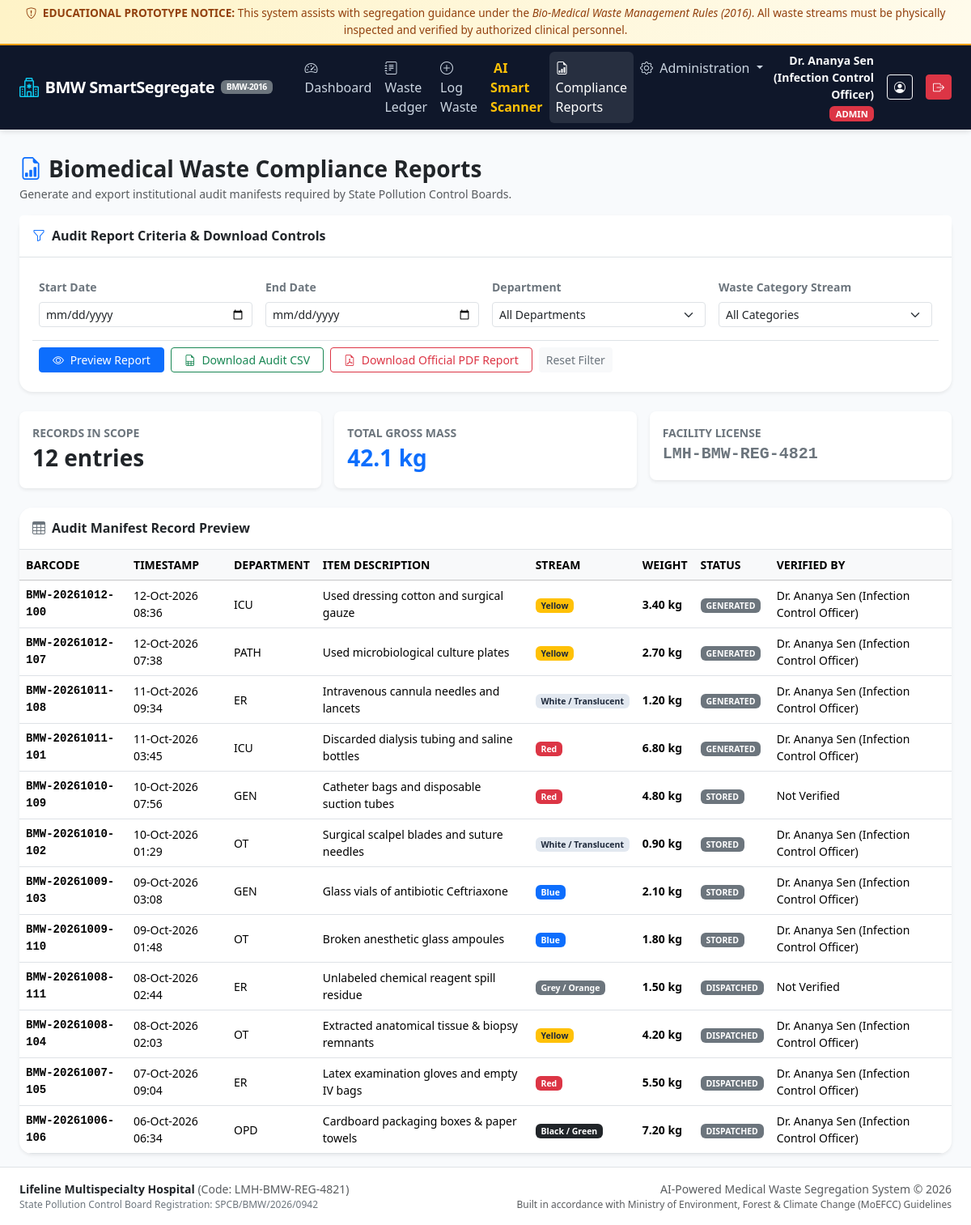
The app's page /reports (signed in), older data.
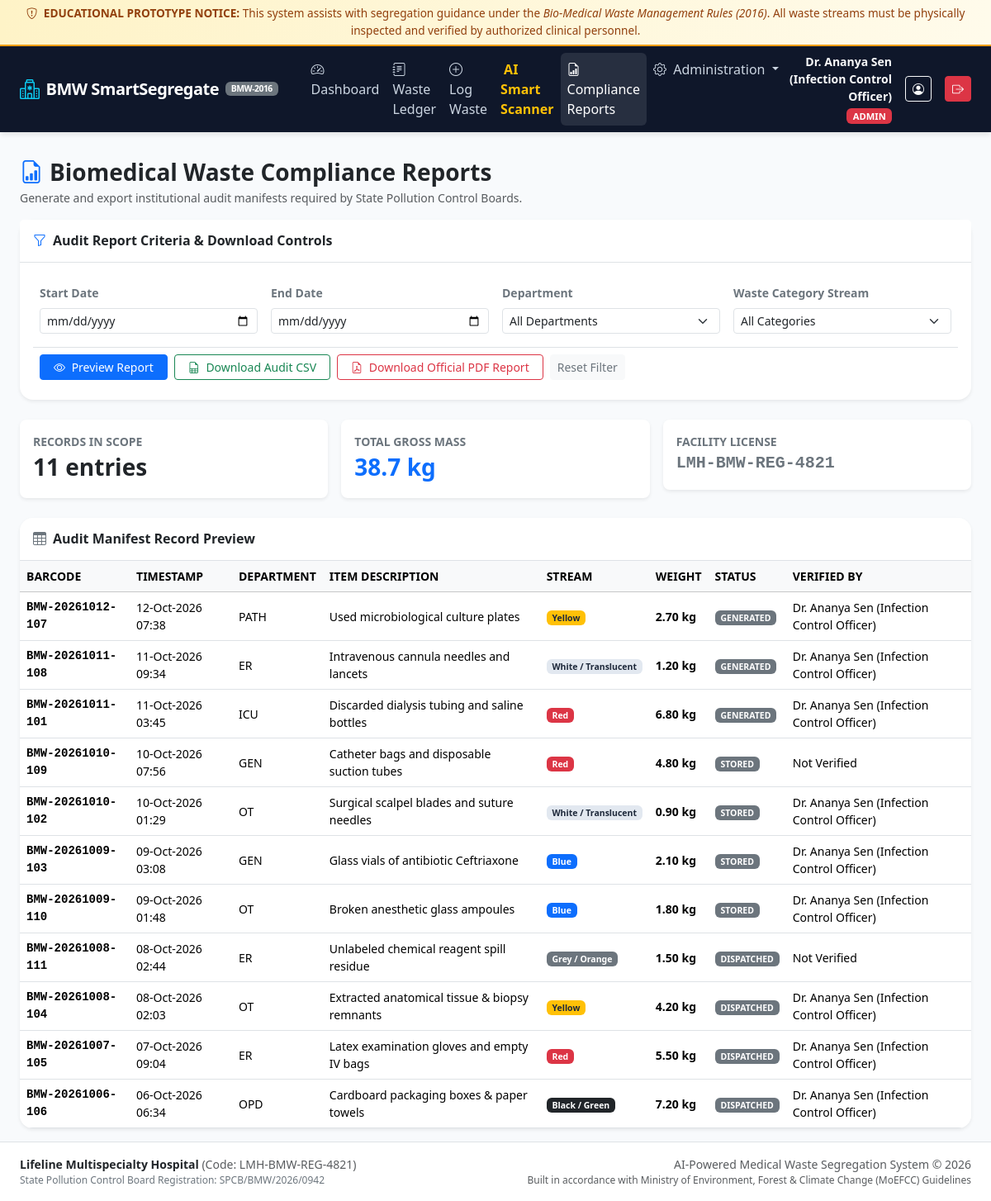
The same page, newer data.
### app/models/user.py (models this page shows, shortened)
class User(UserMixin, db.Model):
    __tablename__ = "users"
    ROLE_ADMIN = "ADMIN"
    ROLE_STAFF = "STAFF"
    id = db.Column(db.Integer, primary_key=True)
    username = db.Column(db.String(64), unique=True, nullable=False, index=True)
    email = db.Column(db.String(120), unique=True, nullable=False, index=True)
    password_hash = db.Column(db.String(256), nullable=False)
    full_name = db.Column(db.String(120), nullable=False)
    role = db.Column(db.String(20), nullable=False, default=ROLE_STAFF)
    is_active = db.Column(db.Boolean, default=True, nullable=False)
    created_at = db.Column(db.DateTime, default=datetime.utcnow, nullable=False)
    logged_records = db.relationship("WasteRecord", backref="logger", foreign_keys="WasteRecord.logged_by_id", lazy="dynamic")
    verified_records = db.relationship("WasteRecord", backref="verifier", foreign_keys="WasteRecord.verified_by_id", lazy="dynamic")
    feedbacks = db.relationship("PredictionFeedback", backref="user", lazy="dynamic")
    @property
    def is_admin_user(self) -> bool:
        return self.role == self.ROLE_ADMIN

### app/models/waste_record.py (models this page shows, shortened)
class WasteRecord(db.Model):
    __tablename__ = "waste_records"
    STATUS_GENERATED = "GENERATED"
    STATUS_STORED = "STORED"
    STATUS_DISPATCHED = "DISPATCHED"
    id = db.Column(db.Integer, primary_key=True)
    tracking_code = db.Column(db.String(32), unique=True, nullable=False, index=True)
    department_id = db.Column(db.Integer, db.ForeignKey("departments.id"), nullable=False)
    category_id = db.Column(db.Integer, db.ForeignKey("waste_categories.id"), nullable=False)
    logged_by_id = db.Column(db.Integer, db.ForeignKey("users.id"), nullable=False)
    verified_by_id = db.Column(db.Integer, db.ForeignKey("users.id"), nullable=True)
    quantity_kg = db.Column(db.Float, nullable=False)
    item_description = db.Column(db.String(255), nullable=False)
    image_filename = db.Column(db.String(255), nullable=True)
    ai_suggested_category = db.Column(db.String(50), nullable=True)
    ai_confidence = db.Column(db.Float, nullable=True)
    staff_verified = db.Column(db.Boolean, default=False, nullable=False)
    disposal_status = db.Column(db.String(20), default=STATUS_GENERATED, nullable=False)
    dispatch_manifest_no = db.Column(db.String(64), nullable=True)
    dispatch_carrier = db.Column(db.String(128), nullable=True)
    remarks = db.Column(db.Text, nullable=True)
    created_at = db.Column(db.DateTime, default=datetime.utcnow, nullable=False, index=True)
    updated_at = db.Column(db.DateTime, default=datetime.utcnow, onupdate=datetime.utcnow, nullable=False)
    feedbacks = db.relationship("PredictionFeedback", backref="waste_record", lazy="dynamic", cascade="all, delete-orphan")

### app/models/department.py (models this page shows, shortened)
class Department(db.Model):
    __tablename__ = "departments"
    id = db.Column(db.Integer, primary_key=True)
    code = db.Column(db.String(20), unique=True, nullable=False, index=True)
    name = db.Column(db.String(100), nullable=False)
    floor_location = db.Column(db.String(50), nullable=True)
    contact_person = db.Column(db.String(100), nullable=True)
    is_active = db.Column(db.Boolean, default=True, nullable=False)
    created_at = db.Column(db.DateTime, default=datetime.utcnow, nullable=False)
    records = db.relationship("WasteRecord", backref="department", lazy="dynamic")

### app/models/category.py (models this page shows, shortened)
class WasteCategory(db.Model):
    __tablename__ = "waste_categories"
    id = db.Column(db.Integer, primary_key=True)
    code = db.Column(db.String(30), unique=True, nullable=False, index=True)
    name = db.Column(db.String(120), nullable=False)
    bin_color_name = db.Column(db.String(30), nullable=False)
    bin_color_hex = db.Column(db.String(10), nullable=False, default="#ffc107")
    badge_class = db.Column(db.String(50), nullable=False, default="bg-warning text-dark")
    container_type = db.Column(db.String(150), nullable=False)
    treatment_method = db.Column(db.Text, nullable=False)
    permitted_items = db.Column(db.Text, nullable=False)
    prohibited_items = db.Column(db.Text, nullable=False)
    storage_instructions = db.Column(db.Text, nullable=True)
    is_active = db.Column(db.Boolean, default=True, nullable=False)
    created_at = db.Column(db.DateTime, default=datetime.utcnow, nullable=False)
    records = db.relationship("WasteRecord", backref="category", lazy="dynamic")

### app/routes/reports.py (the view)
@reports_bp.route("")
@login_required
def index():
    records = _filter_records_from_request(request)
    total_kg = sum(r.quantity_kg for r in records)
    categories = WasteCategory.query.filter_by(is_active=True).all()
    departments = Department.query.filter_by(is_active=True).all()
    return render_template(
        "reports/index.html",
        records=records,
        total_kg=round(total_kg, 2),
        categories=categories,
        departments=departments,
        current_category=request.args.get("category_id", type=int),
        current_department=request.args.get("department_id", type=int),
        current_status=request.args.get("status", ""),
        current_date_from=request.args.get("date_from", ""),
        current_date_to=request.args.get("date_to", "")
    )

### app/templates/reports/index.html (shortened to what this page needs)
{% extends "base.html" %}
{% block content %}
<div class="d-flex flex-column flex-md-row justify-content-between align-items-md-center mb-3">
  <div>
    <h3 class="fw-bold mb-1 text-dark"><i class="bi bi-file-earmark-bar-graph text-primary me-2"></i>Biomedical Waste Compliance Reports</h3>
    <div class="text-muted small">Generate and export institutional audit manifests required by State Pollution Control Boards.</div>
  </div>
</div>
<div class="card shadow-sm border-0 rounded-4 mb-4">
  <div class="card-header bg-white border-bottom py-3">
    <h6 class="fw-bold mb-0 text-dark"><i class="bi bi-funnel me-2 text-primary"></i>Audit Report Criteria & Download Controls</h6>
  </div>
  <div class="card-body p-4">
    <form method="GET" action="{{ url_for('reports.index') }}" class="row g-3">
      <div class="col-md-3">
        <label class="form-label small fw-semibold text-secondary">Start Date</label>
        <input type="date" name="date_from" class="form-control form-control-sm" value="{{ current_date_from }}">
      </div>
      <div class="col-md-3">
        <label class="form-label small fw-semibold text-secondary">End Date</label>
        <input type="date" name="date_to" class="form-control form-control-sm" value="{{ current_date_to }}">
      </div>
      <div class="col-md-3">
        <label class="form-label small fw-semibold text-secondary">Department</label>
        <select name="department_id" class="form-select form-select-sm">
          <option value="">All Departments</option>
        </select>
      </div>
      <div class="col-md-3">
        <label class="form-label small fw-semibold text-secondary">Waste Category Stream</label>
        <select name="category_id" class="form-select form-select-sm">
          <option value="">All Categories</option>
        </select>
      </div>
      <div class="col-12 d-flex flex-wrap gap-2 pt-2 border-top">
        <button type="submit" class="btn btn-primary btn-sm px-3">
          <i class="bi bi-eye me-1"></i> Preview Report
        </button>
        <a href="{{ url_for('reports.export_csv', date_from=current_date_from, date_to=current_date_to, department_id=current_department, category_id=current_category) }}" class="btn btn-outline-success btn-sm px-3">
          <i class="bi bi-file-earmark-spreadsheet me-1"></i> Download Audit CSV
        </a>
        <a href="{{ url_for('reports.export_pdf', date_from=current_date_from, date_to=current_date_to, department_id=current_department, category_id=current_category) }}" class="btn btn-outline-danger btn-sm px-3">
          <i class="bi bi-file-earmark-pdf me-1"></i> Download Official PDF Report
        </a>
        <a href="{{ url_for('reports.index') }}" class="btn btn-light btn-sm text-secondary">
          Reset Filter
        </a>
      </div>
    </form>
  </div>
</div>
<div class="row g-3 mb-4">
  <div class="col-md-4">
    <div class="card p-3 shadow-sm border-0 rounded-3">
      <div class="small text-secondary fw-semibold text-uppercase">Records in Scope</div>
      <h3 class="fw-bold my-1 text-dark">{{ records|length }} entries</h3>
    </div>
  </div>
  <div class="col-md-4">
    <div class="card p-3 shadow-sm border-0 rounded-3">
      <div class="small text-secondary fw-semibold text-uppercase">Total Gross Mass</div>
      <h3 class="fw-bold my-1 text-primary">{{ total_kg }} kg</h3>
    </div>
  </div>
  <div class="col-md-4">
    <div class="card p-3 shadow-sm border-0 rounded-3">
      <div class="small text-secondary fw-semibold text-uppercase">Facility License</div>
      <h5 class="fw-bold my-1 text-secondary font-monospace">{{ hospital_code }}</h5>
    </div>
  </div>
</div>
<div class="card shadow-sm border-0 rounded-4 overflow-hidden">
  <div class="card-header bg-white border-bottom py-3">
    <h6 class="fw-bold mb-0 text-dark"><i class="bi bi-table me-2 text-secondary"></i>Audit Manifest Record Preview</h6>
  </div>
  <div class="table-responsive">
    <table class="table table-hover align-middle mb-0 small">
      <thead class="table-light text-secondary">
        <tr>
          <th>BARCODE</th>
          <th>TIMESTAMP</th>
          <th>DEPARTMENT</th>
          <th>ITEM DESCRIPTION</th>
          <th>STREAM</th>
          <th>WEIGHT</th>
          <th>STATUS</th>
          <th>VERIFIED BY</th>
        </tr>
      </thead>
      <tbody>
        {% for r in records %}
        <tr>
          <td class="font-monospace fw-semibold">{{ r.tracking_code }}</td>
          <td>{{ r.created_at.strftime('%d-%b-%Y %H:%M') }}</td>
          <td>{{ r.department.code }}</td>
          <td>{{ r.item_description }}</td>
          <td>
            <span class="badge" style="background-color: {{ r.category.bin_color_hex }}; color: {% if r.category.code in ['WHITE', 'YELLOW'] %}#1e293b{% else %}#ffffff{% endif %};">
              {{ r.category.bin_color_name }}
            </span>
          </td>
          <td class="fw-bold">{{ "%.2f"|format(r.quantity_kg) }} kg</td>
          <td><span class="badge bg-secondary">{{ r.disposal_status }}</span></td>
          <td>{{ r.verifier.full_name if r.verifier else 'Not Verified' }}</td>
        </tr>
        {% else %}
        <tr>
          <td colspan="8" class="text-center py-4 text-muted">No records match the requested report filter criteria.</td>
        </tr>
        {% endfor %}
      </tbody>
    </table>
  </div>
</div>
{% endblock %}

### app/templates/base.html (shortened to what this page needs)
<!DOCTYPE html>
<html lang="en">
<head>
  <link href="https://cdn.jsdelivr.net/npm/bootstrap@5.3.3/dist/css/bootstrap.min.css" rel="stylesheet">
  <link rel="stylesheet" href="https://cdn.jsdelivr.net/npm/bootstrap-icons@1.11.3/font/bootstrap-icons.min.css">
  <link rel="stylesheet" href="{{ url_for('static', filename='css/custom.css') }}">
</head>
<body>
  <div class="safety-disclaimer-banner text-center">
    <div class="container-fluid">
      <i class="bi bi-shield-exclamation me-1"></i>
      <strong>EDUCATIONAL PROTOTYPE NOTICE:</strong> This system assists with segregation guidance under the
      <em>Bio-Medical Waste Management Rules (2016)</em>. All waste streams must be physically inspected and verified by authorized clinical personnel.
    </div>
  </div>
  <nav class="navbar navbar-expand-lg navbar-hospital sticky-top">
    <div class="container-fluid px-4">
      <a class="navbar-brand d-flex align-items-center" href="{{ url_for('dashboard.index') }}">
        <i class="bi bi-hospital fs-4 me-2 text-info"></i>
        <span>BMW SmartSegregate</span>
        <span class="badge bg-secondary ms-2 small" style="font-size: 0.65rem;">BMW-2016</span>
      </a>
      <div class="collapse navbar-collapse" id="navbarMain">
        {% if current_user.is_authenticated %}
        <ul class="navbar-nav me-auto mb-2 mb-lg-0 ms-lg-3">
          <li class="nav-item">
            <a class="nav-link {% if request.endpoint == 'dashboard.index' %}active{% endif %}" href="{{ url_for('dashboard.index') }}">
              <i class="bi bi-speedometer2 me-1"></i> Dashboard
            </a>
          </li>
          <li class="nav-item">
            <a class="nav-link {% if request.endpoint == 'waste.list_records' %}active{% endif %}" href="{{ url_for('waste.list_records') }}">
              <i class="bi bi-journal-text me-1"></i> Waste Ledger
            </a>
          </li>
          <li class="nav-item">
            <a class="nav-link {% if request.endpoint == 'waste.create_record' %}active{% endif %}" href="{{ url_for('waste.create_record') }}">
              <i class="bi bi-plus-circle me-1"></i> Log Waste
            </a>
          </li>
          <li class="nav-item">
            <a class="nav-link text-warning fw-semibold {% if request.endpoint == 'ai.classify_view' %}active{% endif %}" href="{{ url_for('ai.classify_view') }}">
               AI Smart Scanner
            </a>
          </li>
          <li class="nav-item">
            <a class="nav-link {% if request.endpoint == 'reports.index' %}active{% endif %}" href="{{ url_for('reports.index') }}">
              <i class="bi bi-file-earmark-bar-graph me-1"></i> Compliance Reports
            </a>
          </li>
          {% if current_user.is_admin_user %}
          <li class="nav-item dropdown">
            <a class="nav-link dropdown-toggle" href="#" role="button" data-bs-toggle="dropdown">
              <i class="bi bi-gear me-1"></i> Administration
            </a>
          </li>
          {% endif %}
        </ul>
        <div class="d-flex align-items-center gap-3">
          <div class="text-end text-light d-none d-md-block">
            <div class="fw-semibold small">{{ current_user.full_name }}</div>
            <span class="badge {% if current_user.is_admin_user %}bg-danger{% else %}bg-info text-dark{% endif %}" style="font-size: 0.7rem;">
              {{ current_user.role }}
            </span>
          </div>
          <a href="{{ url_for('auth.profile') }}" class="btn btn-outline-light btn-sm" title="My Profile">
            <i class="bi bi-person-circle"></i>
          </a>
          <a href="{{ url_for('auth.logout') }}" class="btn btn-danger btn-sm" title="Logout">
            <i class="bi bi-box-arrow-right"></i>
          </a>
        </div>
        {% endif %}
      </div>
    </div>
  </nav>
  <main class="flex-grow-1 container-fluid px-4 py-3">
    {% block content %}{% endblock %}
  </main>
  <footer class="bg-white border-top py-3 mt-auto">
    <div class="container-fluid px-4">
      <div class="row align-items-center text-muted small">
        <div class="col-md-6 text-center text-md-start">
          <span class="fw-semibold text-dark">{{ hospital_name }}</span> (Code: {{ hospital_code }})
          <div class="text-secondary" style="font-size: 0.75rem;">
            State Pollution Control Board Registration: SPCB/BMW/2026/0942
          </div>
        </div>
        <div class="col-md-6 text-center text-md-end mt-2 mt-md-0">
          <span>AI-Powered Medical Waste Segregation System &copy; {{ current_year }}</span>
          <div class="text-muted" style="font-size: 0.75rem;">
            Built in accordance with Ministry of Environment, Forest & Climate Change (MoEFCC) Guidelines
          </div>
        </div>
      </div>
    </div>
  </footer>
</body>
</html>

Row changes from the older to the newer data that the page shows:
removed WasteRecord: tracking_code "BMW-20261012-100", created_at "12-Oct-2026 08:36", department.code "ICU", item_description "Used dressing cotton and surgical gauze", category.bin_color_name "Yellow", quantity_kg "3.40", disposal_status "GENERATED", verifier "Dr. Ananya Sen (Infection Control Officer)"
Text that changed along with them:
{{ records|length }}: "12" → "11"
{{ total_kg }}: "42.1" → "38.7"
